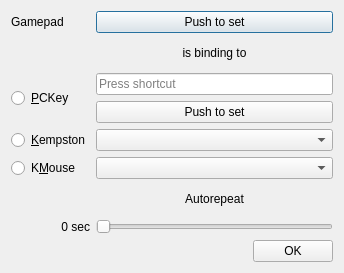
<?xml version="1.0" encoding="UTF-8"?>
<ui version="4.0">
 <class>PadBinder</class>
 <widget class="QDialog" name="PadBinder">
  <property name="windowModality">
   <enum>Qt::WindowModal</enum>
  </property>
  <property name="geometry">
   <rect>
    <x>0</x>
    <y>0</y>
    <width>344</width>
    <height>273</height>
   </rect>
  </property>
  <property name="sizePolicy">
   <sizepolicy hsizetype="Fixed" vsizetype="Fixed">
    <horstretch>0</horstretch>
    <verstretch>0</verstretch>
   </sizepolicy>
  </property>
  <property name="windowTitle">
   <string>Gamepad binder</string>
  </property>
  <property name="windowIcon">
   <iconset resource="../xpeccy.qrc">
    <normaloff>:/images/gamepad.png</normaloff>:/images/gamepad.png</iconset>
  </property>
  <layout class="QVBoxLayout" name="verticalLayout">
   <item>
    <layout class="QGridLayout" name="gridLayout" columnstretch="0,0,0">
     <item row="7" column="0">
      <widget class="QLabel" name="pbRepLabel">
       <property name="text">
        <string>0 sec</string>
       </property>
       <property name="alignment">
        <set>Qt::AlignRight|Qt::AlignTrailing|Qt::AlignVCenter</set>
       </property>
      </widget>
     </item>
     <item row="1" column="1">
      <widget class="QLabel" name="label_3">
       <property name="text">
        <string>is binding to</string>
       </property>
       <property name="alignment">
        <set>Qt::AlignCenter</set>
       </property>
      </widget>
     </item>
     <item row="7" column="1">
      <widget class="QSlider" name="pbRepSlider">
       <property name="toolTip">
        <string>How often it repeats while held. 0 = no repeat</string>
       </property>
       <property name="maximum">
        <number>250</number>
       </property>
       <property name="orientation">
        <enum>Qt::Horizontal</enum>
       </property>
      </widget>
     </item>
     <item row="5" column="1">
      <widget class="QComboBox" name="cbMouseList">
       <property name="toolTip">
        <string>Which move or button</string>
       </property>
      </widget>
     </item>
     <item row="4" column="1">
      <widget class="QComboBox" name="cbJoyList">
       <property name="toolTip">
        <string>Which direction or button</string>
       </property>
      </widget>
     </item>
     <item row="6" column="1">
      <widget class="QLabel" name="label_2">
       <property name="toolTip">
        <string>How often it repeats while held. 0 = no repeat</string>
       </property>
       <property name="text">
        <string>Autorepeat</string>
       </property>
       <property name="alignment">
        <set>Qt::AlignCenter</set>
       </property>
      </widget>
     </item>
     <item row="4" column="0">
      <widget class="QRadioButton" name="rbJoy">
       <property name="toolTip">
        <string>Send it to the Kempston joystick</string>
       </property>
       <property name="text">
        <string>&amp;Kempston</string>
       </property>
       <attribute name="buttonGroup">
        <string notr="true">bgrDevType</string>
       </attribute>
      </widget>
     </item>
     <item row="0" column="1">
      <widget class="QPushButton" name="pbPadBind">
       <property name="toolTip">
        <string>Move a stick or push a button on the gamepad to catch it</string>
       </property>
       <property name="text">
        <string>Push to set</string>
       </property>
       <property name="icon">
        <iconset resource="../xpeccy.qrc">
         <normaloff>:/images/gamepad.png</normaloff>:/images/gamepad.png</iconset>
       </property>
      </widget>
     </item>
     <item row="5" column="0">
      <widget class="QRadioButton" name="rbMouse">
       <property name="toolTip">
        <string>Send it to the Kempston mouse</string>
       </property>
       <property name="text">
        <string>K&amp;Mouse</string>
       </property>
       <attribute name="buttonGroup">
        <string notr="true">bgrDevType</string>
       </attribute>
      </widget>
     </item>
     <item row="0" column="0">
      <widget class="QLabel" name="label">
       <property name="toolTip">
        <string>Move a stick or push a button on the gamepad to catch it</string>
       </property>
       <property name="text">
        <string>Gamepad</string>
       </property>
      </widget>
     </item>
     <item row="2" column="1">
      <layout class="QVBoxLayout" name="verticalLayout_3">
       <item>
        <widget class="QKeySequenceEdit" name="seqField">
         <property name="toolTip">
          <string>Press the key to bind</string>
         </property>
        </widget>
       </item>
       <item>
        <widget class="QPushButton" name="pbKeyBind">
         <property name="toolTip">
          <string>Push, then press the key to bind</string>
         </property>
         <property name="text">
          <string>Push to set</string>
         </property>
         <property name="icon">
          <iconset resource="../xpeccy.qrc">
           <normaloff>:/images/keyboard.png</normaloff>:/images/keyboard.png</iconset>
         </property>
        </widget>
       </item>
      </layout>
     </item>
     <item row="2" column="0">
      <widget class="QRadioButton" name="rbKey">
       <property name="toolTip">
        <string>Send it as a PC key press</string>
       </property>
       <property name="text">
        <string>&amp;PCKey</string>
       </property>
       <attribute name="buttonGroup">
        <string notr="true">bgrDevType</string>
       </attribute>
      </widget>
     </item>
    </layout>
   </item>
   <item>
    <layout class="QHBoxLayout" name="horizontalLayout">
     <item>
      <spacer name="horizontalSpacer">
       <property name="orientation">
        <enum>Qt::Horizontal</enum>
       </property>
       <property name="sizeHint" stdset="0">
        <size>
         <width>40</width>
         <height>20</height>
        </size>
       </property>
      </spacer>
     </item>
     <item>
      <widget class="QPushButton" name="pbOk">
       <property name="text">
        <string>OK</string>
       </property>
       <property name="icon">
        <iconset resource="../xpeccy.qrc">
         <normaloff>:/images/checkbox.png</normaloff>:/images/checkbox.png</iconset>
       </property>
      </widget>
     </item>
    </layout>
   </item>
  </layout>
 </widget>
 <resources>
  <include location="../xpeccy.qrc"/>
 </resources>
 <connections/>
 <buttongroups>
  <buttongroup name="bgrDevType"/>
 </buttongroups>
</ui>
